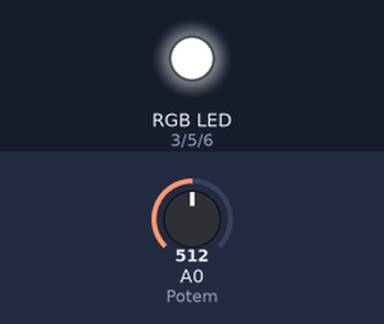
A sketch run on a simulated Arduino Uno, built with avr-gcc and run on an emulated ATmega328P. Parts: an RGB LED mixed from three pins (HIGH = lit). The test bench sets the inputs (shaded band); at power-on: A0 (Potem) = 512.

Above: at 3.5 s.
3.6 s: A0 (Potem) set to 122
At 4.2 s:
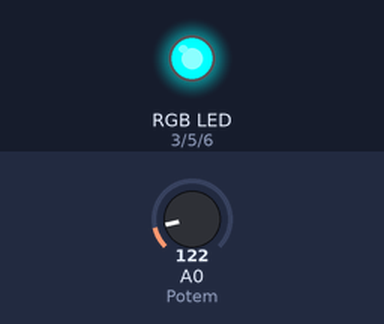
7.2 s: A0 (Potem) set to 0
At 7.46 s:
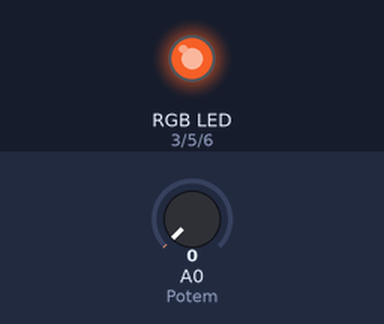
Timing chart, 0 to 16.8 s (numbered marks = the images above; inputs shaded):
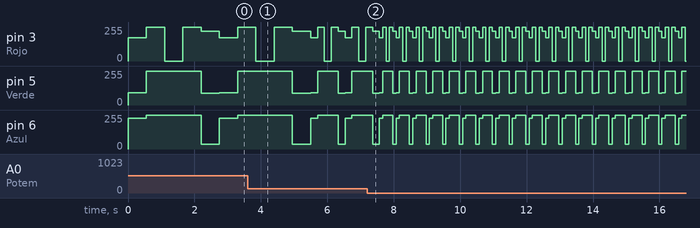

The sketch:

Control_secuencia_colores_RGB.ino
```cpp
/*
  Fundación Kinal
  Centro Educativo Técnico Labral Kinal
  Electrónica
  Grado: Quinto
  Sección: A
  Curso: Taller de Electrónica Digital y Reparación de Computadoras I
  Nombre: Álvaro Anzueto Rodas
  Carné: 2019373
*/

//Directivas de preprocesador
#define Rojo 3
#define Azul 6
#define Verde 5
#define Potem A0

//Variables a usar
int tiempo = 0;//se guarda el valor del potenciometro

void setup() {
  // put your setup code here, to run once:
  pinMode(Rojo, OUTPUT);
  pinMode(Verde, OUTPUT);
  pinMode(Azul, OUTPUT);
  pinMode(Potem, INPUT);//La entrada analogica no requieren inicialización
}

void loop() {
  // put your main code here, to run repeatedly:
  tiempo = map(analogRead(Potem), 0, 1023, 100, 1000); //La variable del potem, lo ajusta al rango de tiempo
  secuencia_led();
}

//Funciones
void secuencia_led() {
  analogWrite(Rojo, 174);
  analogWrite(Verde, 92);
  analogWrite(Azul, 230);
  delay(tiempo);
  analogWrite(Rojo, 255);
  analogWrite(Verde, 255);
  analogWrite(Azul, 255);
  delay(tiempo);
  analogWrite(Rojo, 0);
  analogWrite(Verde, 255);
  analogWrite(Azul, 255);
  delay(tiempo);
  digitalWrite(Rojo, 189);
  digitalWrite(Verde, 174);
  digitalWrite(Azul, 20);
  delay(tiempo);
  analogWrite(Rojo, 225);
  analogWrite(Verde, 87);
  analogWrite(Azul, 35);
  delay(tiempo);
}
```

Measured:
- by itself, pin 3 (Rojo): repeats every 0.50 s: 174/255 0.10 s, 255/255 0.10 s, 0/255 0.10 s, 255/255 0.10 s, 225/255 0.10 s
- by itself, pin 5 (Verde): repeats every 0.50 s: 92/255 0.10 s, 255/255 0.30 s, 87/255 0.10 s
- by itself, pin 6 (Azul): repeats every 0.50 s: 230/255 0.10 s, 255/255 0.30 s, 35/255 0.10 s
